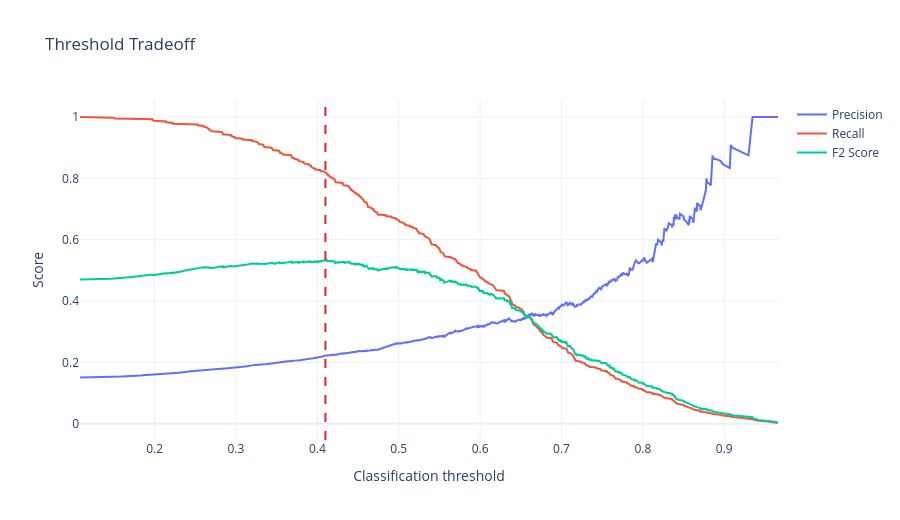

Notebook cell for this chart:
### Markdown cell above
## Metric Choice and Optimal Threshold

For this problem, recall matters more than raw accuracy because missing a high-risk CHD patient is more harmful than sending a lower-risk patient for follow-up. Precision still matters because a screening process with too many false positives becomes noisy and expensive.

F2 is therefore used to choose the classification threshold. F2 weights recall more heavily than precision, which fits a preventive healthcare screening context.

To avoid selecting the threshold on the final test set, out-of-fold probabilities are calculated on the training data, the F2-maximizing threshold is selected there, and that threshold is evaluated only once on the untouched test set.

### Code cell
oof_probabilities = cross_val_predict(
    best_model,
    X_train,
    y_train,
    cv=cv,
    method="predict_proba",
    n_jobs=1,
)[:, 1]

precision, recall, thresholds = precision_recall_curve(y_train, oof_probabilities)
beta = 2
f2_scores = (1 + beta**2) * precision * recall / (
    beta**2 * precision + recall + 1e-12
)

best_threshold_index = np.nanargmax(f2_scores[:-1])
optimal_threshold = float(thresholds[best_threshold_index])

print(f"Optimal F2 threshold from training folds: {optimal_threshold:.3f}")
print(f"Training-fold precision at threshold: {precision[best_threshold_index]:.3f}")
print(f"Training-fold recall at threshold: {recall[best_threshold_index]:.3f}")
print(f"Training-fold F2 at threshold: {f2_scores[best_threshold_index]:.3f}")

threshold_curve = pd.DataFrame(
    {
        "threshold": thresholds,
        "precision": precision[:-1],
        "recall": recall[:-1],
        "f2_score": f2_scores[:-1],
    }
)

fig = go.Figure()
for metric in ["precision", "recall", "f2_score"]:
    fig.add_trace(
        go.Scatter(
            x=threshold_curve["threshold"],
            y=threshold_curve[metric],
            mode="lines",
            name=metric.replace("_", " ").title(),
        )
    )
fig.add_vline(x=optimal_threshold, line_dash="dash", line_color="#dc2626")
fig.update_layout(
    title="Threshold Tradeoff",
    xaxis_title="Classification threshold",
    yaxis_title="Score",
    template="plotly_white",
    height=520,
)
fig.write_html(CHART_DIR / "interactive_threshold_tradeoff.html")
fig.show()

### Figure 1 — Plotly figure (JSON) as saved in the notebook; plotly's stock layout.template omitted (floating-point values rounded to 4 significant figures; data arrays with more than 128 entries replaced by an {"elided": "..."} marker saying what was removed)
{"data": [{"mode": "lines", "name": "Precision", "type": "scatter", "x": {"elided": "2712 float values"}, "y": {"elided": "2712 float values"}}, {"mode": "lines", "name": "Recall", "type": "scatter", "x": {"elided": "2712 float values"}, "y": {"elided": "2712 float values"}}, {"mode": "lines", "name": "F2 Score", "type": "scatter", "x": {"elided": "2712 float values"}, "y": {"elided": "2712 float values"}}], "layout": {"height": 520, "shapes": [{"line": {"color": "#dc2626", "dash": "dash"}, "type": "line", "x0": 0.4099, "x1": 0.4099, "xref": "x", "y0": 0, "y1": 1, "yref": "y domain"}], "title": {"text": "Threshold Tradeoff"}, "xaxis": {"title": {"text": "Classification threshold"}}, "yaxis": {"title": {"text": "Score"}}}}
